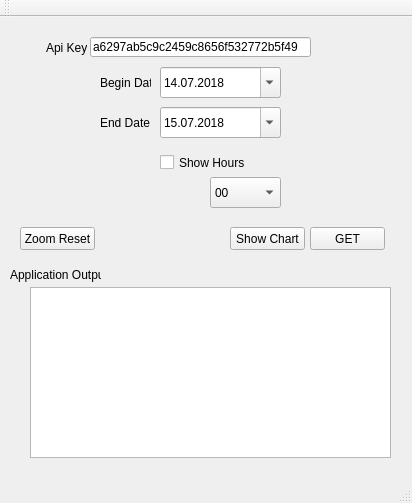
<?xml version="1.0" encoding="UTF-8"?>
<ui version="4.0">
 <class>MainWindow</class>
 <widget class="QMainWindow" name="MainWindow">
  <property name="geometry">
   <rect>
    <x>0</x>
    <y>0</y>
    <width>412</width>
    <height>503</height>
   </rect>
  </property>
  <property name="windowTitle">
   <string>MainWindow</string>
  </property>
  <widget class="QWidget" name="centralWidget">
   <widget class="QPushButton" name="pushButton">
    <property name="geometry">
     <rect>
      <x>310</x>
      <y>210</y>
      <width>75</width>
      <height>23</height>
     </rect>
    </property>
    <property name="text">
     <string>GET</string>
    </property>
   </widget>
   <widget class="QPushButton" name="pushButton_2">
    <property name="geometry">
     <rect>
      <x>230</x>
      <y>210</y>
      <width>75</width>
      <height>23</height>
     </rect>
    </property>
    <property name="text">
     <string>Show Chart</string>
    </property>
   </widget>
   <widget class="QDateEdit" name="dateEdit">
    <property name="geometry">
     <rect>
      <x>160</x>
      <y>50</y>
      <width>121</width>
      <height>31</height>
     </rect>
    </property>
    <property name="dateTime">
     <datetime>
      <hour>0</hour>
      <minute>0</minute>
      <second>0</second>
      <year>2018</year>
      <month>7</month>
      <day>14</day>
     </datetime>
    </property>
    <property name="displayFormat">
     <string>dd.MM.yyyy</string>
    </property>
    <property name="calendarPopup">
     <bool>true</bool>
    </property>
   </widget>
   <widget class="QDateEdit" name="dateEdit_2">
    <property name="geometry">
     <rect>
      <x>160</x>
      <y>90</y>
      <width>121</width>
      <height>31</height>
     </rect>
    </property>
    <property name="dateTime">
     <datetime>
      <hour>0</hour>
      <minute>0</minute>
      <second>0</second>
      <year>2018</year>
      <month>7</month>
      <day>15</day>
     </datetime>
    </property>
    <property name="displayFormat">
     <string>dd.MM.yyyy</string>
    </property>
    <property name="calendarPopup">
     <bool>true</bool>
    </property>
   </widget>
   <widget class="QLabel" name="label">
    <property name="geometry">
     <rect>
      <x>100</x>
      <y>50</y>
      <width>51</width>
      <height>31</height>
     </rect>
    </property>
    <property name="text">
     <string>Begin Date</string>
    </property>
   </widget>
   <widget class="QLabel" name="label_2">
    <property name="geometry">
     <rect>
      <x>100</x>
      <y>90</y>
      <width>51</width>
      <height>31</height>
     </rect>
    </property>
    <property name="text">
     <string>End Date</string>
    </property>
   </widget>
   <widget class="QCheckBox" name="checkBox">
    <property name="geometry">
     <rect>
      <x>160</x>
      <y>130</y>
      <width>121</width>
      <height>31</height>
     </rect>
    </property>
    <property name="text">
     <string>Show Hours</string>
    </property>
   </widget>
   <widget class="QComboBox" name="comboBox">
    <property name="geometry">
     <rect>
      <x>210</x>
      <y>160</y>
      <width>71</width>
      <height>31</height>
     </rect>
    </property>
    <item>
     <property name="text">
      <string>00</string>
     </property>
    </item>
    <item>
     <property name="text">
      <string>01</string>
     </property>
    </item>
    <item>
     <property name="text">
      <string>02</string>
     </property>
    </item>
    <item>
     <property name="text">
      <string>03</string>
     </property>
    </item>
    <item>
     <property name="text">
      <string>04</string>
     </property>
    </item>
    <item>
     <property name="text">
      <string>05</string>
     </property>
    </item>
    <item>
     <property name="text">
      <string>06</string>
     </property>
    </item>
    <item>
     <property name="text">
      <string>07</string>
     </property>
    </item>
    <item>
     <property name="text">
      <string>08</string>
     </property>
    </item>
    <item>
     <property name="text">
      <string>09</string>
     </property>
    </item>
    <item>
     <property name="text">
      <string>10</string>
     </property>
    </item>
    <item>
     <property name="text">
      <string>11</string>
     </property>
    </item>
    <item>
     <property name="text">
      <string>12</string>
     </property>
    </item>
    <item>
     <property name="text">
      <string>13</string>
     </property>
    </item>
    <item>
     <property name="text">
      <string>14</string>
     </property>
    </item>
    <item>
     <property name="text">
      <string>15</string>
     </property>
    </item>
    <item>
     <property name="text">
      <string>16</string>
     </property>
    </item>
    <item>
     <property name="text">
      <string>17</string>
     </property>
    </item>
    <item>
     <property name="text">
      <string>18</string>
     </property>
    </item>
    <item>
     <property name="text">
      <string>19</string>
     </property>
    </item>
    <item>
     <property name="text">
      <string>20</string>
     </property>
    </item>
    <item>
     <property name="text">
      <string>21</string>
     </property>
    </item>
    <item>
     <property name="text">
      <string>22</string>
     </property>
    </item>
    <item>
     <property name="text">
      <string>23</string>
     </property>
    </item>
    <item>
     <property name="text">
      <string>24</string>
     </property>
    </item>
   </widget>
   <widget class="QPushButton" name="pushButton_3">
    <property name="geometry">
     <rect>
      <x>20</x>
      <y>210</y>
      <width>75</width>
      <height>23</height>
     </rect>
    </property>
    <property name="text">
     <string>Zoom Reset</string>
    </property>
   </widget>
   <widget class="QLabel" name="label_3">
    <property name="geometry">
     <rect>
      <x>10</x>
      <y>250</y>
      <width>91</width>
      <height>16</height>
     </rect>
    </property>
    <property name="text">
     <string>Application Output</string>
    </property>
   </widget>
   <widget class="QLabel" name="label_4">
    <property name="geometry">
     <rect>
      <x>46</x>
      <y>23</y>
      <width>41</width>
      <height>16</height>
     </rect>
    </property>
    <property name="text">
     <string>Api Key</string>
    </property>
   </widget>
   <widget class="QTextEdit" name="textEdit">
    <property name="geometry">
     <rect>
      <x>30</x>
      <y>270</y>
      <width>361</width>
      <height>171</height>
     </rect>
    </property>
   </widget>
   <widget class="QLineEdit" name="lineEdit">
    <property name="geometry">
     <rect>
      <x>90</x>
      <y>20</y>
      <width>221</width>
      <height>20</height>
     </rect>
    </property>
    <property name="text">
     <string>a6297ab5c9c2459c8656f532772b5f49</string>
    </property>
   </widget>
  </widget>
  <widget class="QMenuBar" name="menuBar">
   <property name="geometry">
    <rect>
     <x>0</x>
     <y>0</y>
     <width>412</width>
     <height>21</height>
    </rect>
   </property>
  </widget>
  <widget class="QToolBar" name="mainToolBar">
   <attribute name="toolBarArea">
    <enum>TopToolBarArea</enum>
   </attribute>
   <attribute name="toolBarBreak">
    <bool>false</bool>
   </attribute>
  </widget>
  <widget class="QStatusBar" name="statusBar"/>
 </widget>
 <layoutdefault spacing="6" margin="11"/>
 <resources/>
 <connections/>
</ui>
